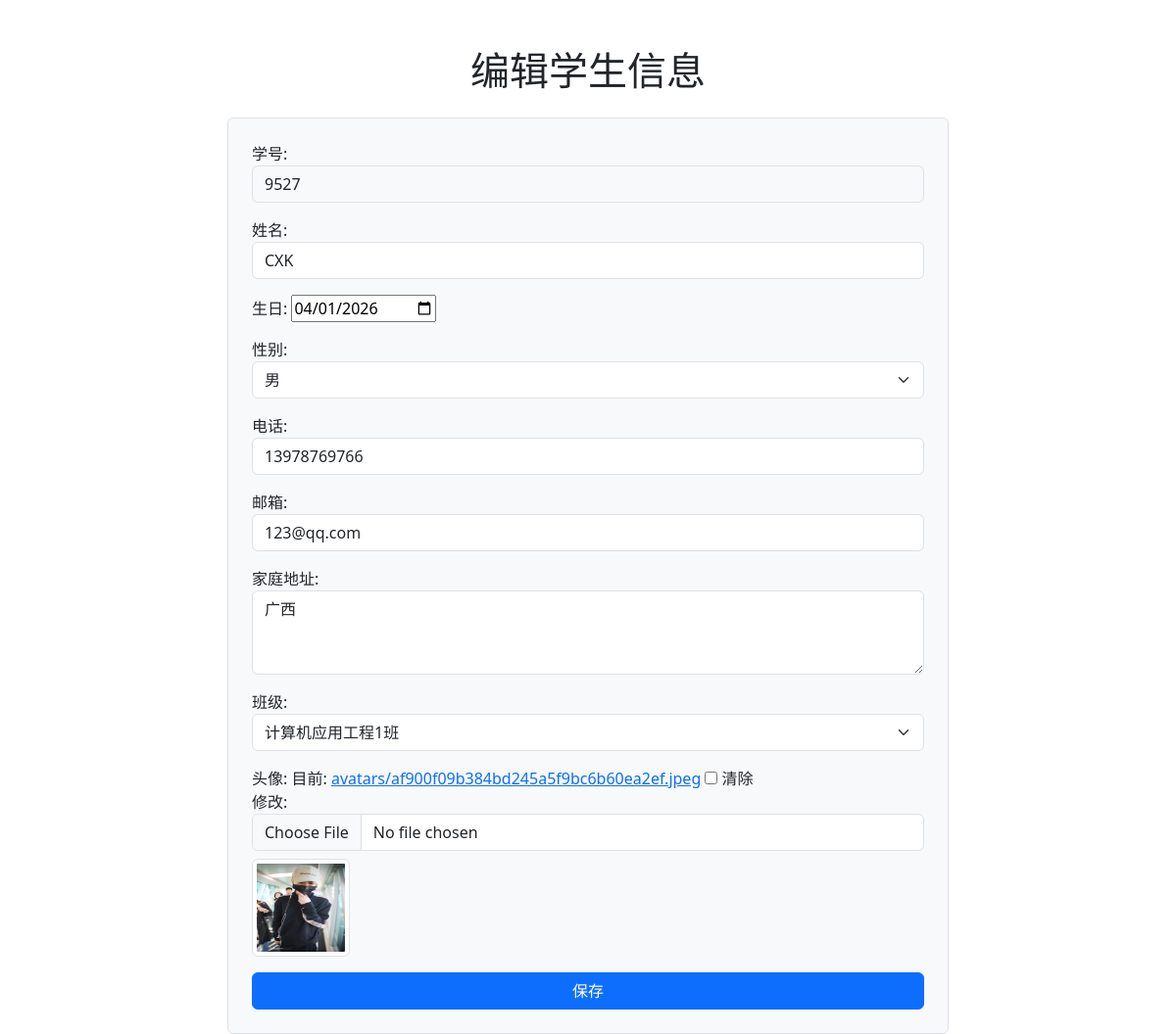
The app's page /student/edit/1/ with its own data.
### student/models.py (models this page shows, shortened)
class Student(models.Model):
    student_id = models.CharField(max_length=20, unique=True, verbose_name='学号')
    name = models.CharField(max_length=50, verbose_name='姓名')
    birthday = models.DateField(verbose_name='生日')
    GENDER_CHOICES = (
        ('male', '男'),
        ('female', '女'),
    )
    gender = models.CharField(max_length=10, choices=GENDER_CHOICES, verbose_name='性别')
    phone = models.CharField(max_length=20, verbose_name='电话')
    email = models.EmailField(verbose_name='邮箱')
    address = models.CharField(max_length=200, verbose_name='家庭地址')
    avatar = models.ImageField(upload_to='avatars/', verbose_name='头像', blank=True, null=True)
    class_field = models.ForeignKey('classes.Class', on_delete=models.SET_NULL, verbose_name='班级', blank=True, null=True, related_name='students')
    courses = models.ManyToManyField('course.Course', verbose_name='所选课程', blank=True, related_name='students')
    class Meta:
        verbose_name = '学生'
        verbose_name_plural = '学生'

### student/views.py (the view)
# urls.py: path('edit/<int:pk>/', views.edit_student, name='edit_student'),
def edit_student(request, pk):
    student = get_object_or_404(Student, pk=pk)
    if request.method == 'POST':
        form = StudentForm(request.POST, request.FILES, instance=student)
        if form.is_valid():
            form.save()
            return redirect('student:list_student')
    else:
        form = StudentForm(instance=student)
    return render(request, 'student/edit_student.html', {'form': form})

### classes/models.py (called while the page is built)
    def __str__(self):
        return self.name

### student/templates/student/edit_student.html (shortened to what this page needs)
<!DOCTYPE html>
<html lang="zh-CN">
<head>
    <link href="https://fastly.jsdelivr.net/npm/bootstrap@5.3.0/dist/css/bootstrap.min.css" rel="stylesheet">
</head>
<body>
    <div class="container mt-5">
        <h1 class="text-center mb-4">编辑学生信息</h1>
        <div class="row justify-content-center">
            <div class="col-md-8">
                <form method="post" enctype="multipart/form-data" class="border p-4 rounded bg-light">
                    <div class="mb-3">
                        {{ form.student_id.label_tag }}
                        {{ form.student_id }}
                    </div>
                    <div class="mb-3">
                        {{ form.name.label_tag }}
                        {{ form.name }}
                    </div>
                    <div class="mb-3">
                        {{ form.birthday.label_tag }}
                        {{ form.birthday }}
                    </div>
                    <div class="mb-3">
                        {{ form.gender.label_tag }}
                        {{ form.gender }}
                    </div>
                    <div class="mb-3">
                        {{ form.phone.label_tag }}
                        {{ form.phone }}
                    </div>
                    <div class="mb-3">
                        {{ form.email.label_tag }}
                        {{ form.email }}
                    </div>
                    <div class="mb-3">
                        {{ form.address.label_tag }}
                        {{ form.address }}
                    </div>
                    <div class="mb-3">
                        {{ form.class_field.label_tag }}
                        {{ form.class_field }}
                    </div>
                    <div class="mb-3">
                        {{ form.avatar.label_tag }}
                        {{ form.avatar }}
                        {% if form.instance.avatar %}
                        <div class="mt-2">
                            <img src="{{ MEDIA_URL }}{{ form.instance.avatar.url }}" alt="当前头像" class="img-thumbnail" style="width: 100px; height: 100px;">
                        </div>
                        {% endif %}
                    </div>
                    <button type="submit" class="btn btn-primary w-100">保存</button>
                </form>
            </div>
        </div>
    </div>
</body>
</html>

### records on screen
Student: student_id "9527", name "CXK", birthday "04/01/2026", gender "男", phone "13978769766", email "123@qq.com", address "广西", class_field "计算机应用工程1班", instance.avatar (picture)
